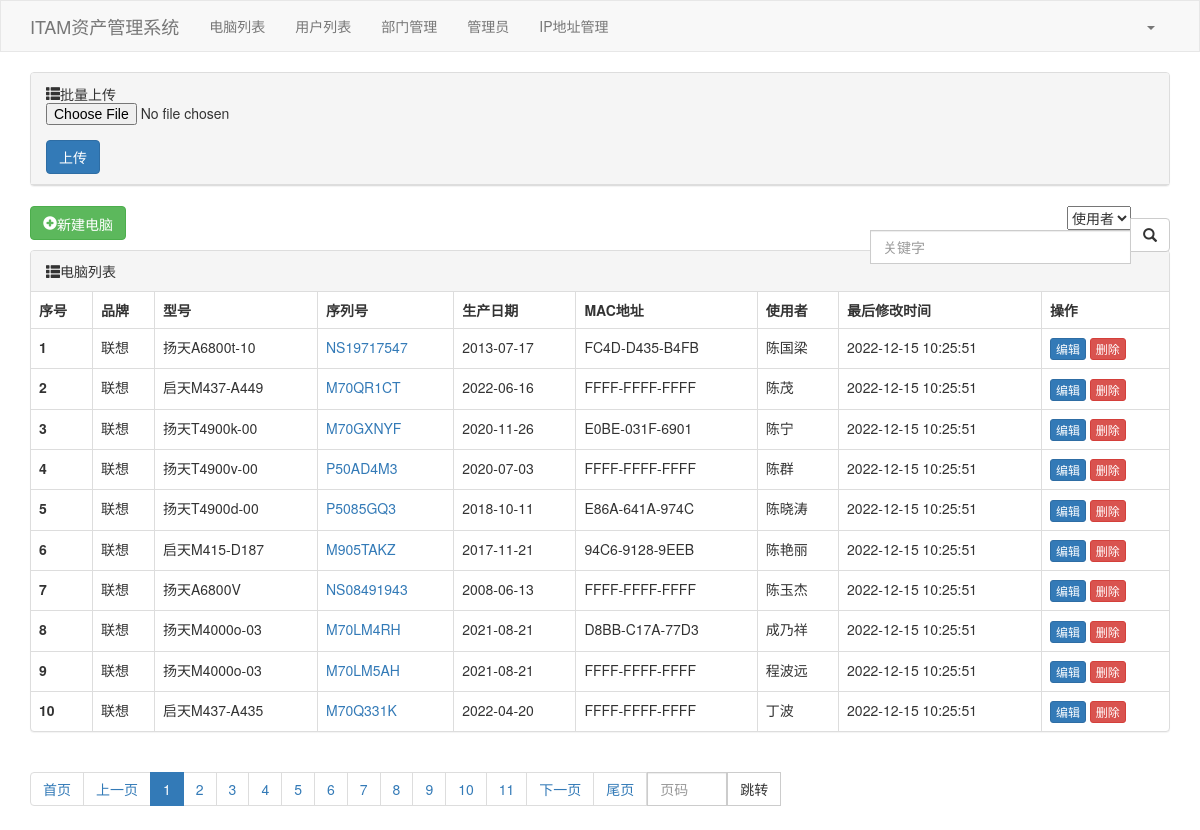
Screenshot of /computer/list/ (signed in) with the database file from the repository.
### app1/models.py (models this page shows, shortened)
class Computer(models.Model):
    brand_choices = (
        (0, '联想'),
        (1, '惠普'),
    )
    brand = models.SmallIntegerField(verbose_name='品牌', choices=brand_choices, default=0)
    computer_type = models.CharField(max_length=16, verbose_name='型号', null=True)
    serial_number = models.CharField(max_length=32, verbose_name='序列号', unique=True)
    owner = models.ForeignKey(to=User, on_delete=models.SET_NULL, null=True,
                              verbose_name='拥有者',
                              related_name='owners')
    production_date = models.DateField(verbose_name='生产日期', default=timezone.now)
    mac_addr = models.CharField(max_length=14, default=None, verbose_name='MAC地址')
    mod_time = models.DateTimeField(verbose_name='最后修改时间', auto_now=True)
    img = models.FileField(verbose_name='图片', upload_to='computer/', null=True)

class User(models.Model):
    STATUS = (
        (None, '请选择'),
        (0, '正常'),
        (1, '失效'),
    )
    username = models.CharField(verbose_name='用户名称', max_length=16, unique=True)
    depart = models.ForeignKey(verbose_name='所在部门', to=Department, on_delete=models.SET_NULL, null=True)
    status = models.SmallIntegerField(verbose_name='状态', choices=STATUS, default=None, null=True)
    createdate = models.DateTimeField(verbose_name='创建日期', auto_now_add=True)
    class Meta:
        verbose_name = '人员基本信息'

### app1/views/computer.py (the view)
# urls.py: path('computer/list/', computer.computer_list),
def computer_list(request):
    data_dict = {}
    search_data = request.GET.get('q', "")
    search_type = request.GET.get('search_type', '')
    if search_data:
        if search_type == 'seri':
            data_dict['serial_number__contains'] = search_data
            queryset = models.Computer.objects.filter(**data_dict)
        elif search_type == 'owner':
            owner_obj = models.User.objects.filter(username__contains=search_data)
            if owner_obj is not None:
                queryset = models.Computer.objects.none()
                for item in owner_obj:
                    queryset = queryset | item.owners.all()
            else:  # 没有搜到使用者
                queryset = models.Computer.objects.none()
    else:
        queryset = models.Computer.objects.filter()
    obj = Pagination(request, queryset, page_size=10)
    context = {
        "queryset": obj.page_queryset,
        'page_string': obj.html()
    }
    return render(request, 'computer_list.html', context)

### app1/templates/computer_list.html (shortened to what this page needs)
{% extends "layout.html" %}
{% block content %}
    <div class="container">
        <div class="panel panel-default">
            <div class="panel-heading">
                <span class="glyphicon glyphicon-th-list" aria-hidden="true">批量上传</span>
                <form method="post" enctype="multipart/form-data" action="/computer/multi/">
                    <div class="form-group">
                        <input type="file" name="excel">
                    </div>
                    <button type="submit" value="上传" class="btn btn-primary">上传</button>
                </form>
            </div>
        </div>
        <div style="margin-bottom: 10px">
            <a class="btn btn-success" href="/computer/add/">
                <span class="glyphicon glyphicon-plus-sign " aria-hidden="true">新建电脑</span>
            </a>
            <div style="float:right;width: 300px">
                <form method="get">
                    <div class="input-group">
                        <div style="float: right">
                            <select name="search_type" id="">
                                <option value="owner">使用者</option>
                            </select>
                        </div>
                        <input type="text" name='q' class="form-control" placeholder="关键字" value="{{ search_data }}">
                        <span class="input-group-btn">
                        <button class="btn btn-default" type="submit">
                            <span class="glyphicon glyphicon-search " aria-hidden="true"> </span>
                        </button>
                        </span>
                    </div>
                </form>
            </div>
        </div>
        <div class="bs-example" data-example-id="panel-without-body-with-table">
            <div class="panel panel-default">
                <div class="panel-heading">
                    <span class="glyphicon glyphicon-th-list" aria-hidden="true"></span>电脑列表
                </div>
                <table class="table table-bordered">
                    <thead>
                    <tr>
                        <th>序号</th>
                        <th>品牌</th>
                        <th>型号</th>
                        <th>序列号</th>
                        <th>生产日期</th>
                        <th>MAC地址</th>
                        <th>使用者</th>
                        <th>最后修改时间</th>
                        <th>操作</th>
                    </tr>
                    </thead>
                    <tbody>
                    {% for item in queryset %}
                        <tr>
                        <th scope="row" title="{{ item.id }}">{{ forloop.counter }}</th>
                        <td>{{ item.get_brand_display }}</td>
                        <td>{{ item.computer_type }}</td>
                        <td><a href="/media/{{ item.img|default:'computer/none.jpg' }}">{{ item.serial_number|upper}}</a></td>
                        <td>{{ item.production_date|date:'Y-m-d' }}</td>
                        <td>{{ item.mac_addr|upper }}</td>
                        <td>{{ item.owner.username }}</td>
                        <td>{{ item.mod_time|date:'Y-m-d G:i:s' }}</td>
                        <td>
                            <a class="btn btn-primary btn-xs" href="/computer/{{ item.id }}/edit/">编辑</a>
                            <a class="btn btn-danger btn-xs" href="/computer/{{ item.id }}/delete/">删除</a>
                        </td>
                    {% endfor %}
                    </tbody>
                </table>
            </div>
            <div class="clearfix">
                <ul class="pagination">
                    {{ page_string }}
                </ul>
            </div>
        </div>
    </div>
{% endblock %}

### rows the page displays
Computer: brand "联想", computer_type "扬天A6800t-10", serial_number "NS19717547", production_date "2013-07-17", mac_addr "FC4D-D435-B4FB", owner.username "陈国梁", mod_time "2022-12-15 10:25:51"
Computer: brand "联想", computer_type "启天M437-A449", serial_number "M70QR1CT", production_date "2022-06-16", mac_addr "FFFF-FFFF-FFFF", owner.username "陈茂", mod_time "2022-12-15 10:25:51"
Computer: brand "联想", computer_type "扬天T4900k-00", serial_number "M70GXNYF", production_date "2020-11-26", mac_addr "E0BE-031F-6901", owner.username "陈宁", mod_time "2022-12-15 10:25:51"
Computer: brand "联想", computer_type "扬天T4900v-00", serial_number "P50AD4M3", production_date "2020-07-03", mac_addr "FFFF-FFFF-FFFF", owner.username "陈群", mod_time "2022-12-15 10:25:51"
Computer: brand "联想", computer_type "扬天T4900d-00", serial_number "P5085GQ3", production_date "2018-10-11", mac_addr "E86A-641A-974C", owner.username "陈晓涛", mod_time "2022-12-15 10:25:51"
Computer: brand "联想", computer_type "启天M415-D187", serial_number "M905TAKZ", production_date "2017-11-21", mac_addr "94C6-9128-9EEB", owner.username "陈艳丽", mod_time "2022-12-15 10:25:51"
Computer: brand "联想", computer_type "扬天A6800V", serial_number "NS08491943", production_date "2008-06-13", mac_addr "FFFF-FFFF-FFFF", owner.username "陈玉杰", mod_time "2022-12-15 10:25:51"
Computer: brand "联想", computer_type "扬天M4000o-03", serial_number "M70LM4RH", production_date "2021-08-21", mac_addr "D8BB-C17A-77D3", owner.username "成乃祥", mod_time "2022-12-15 10:25:51"
Computer: brand "联想", computer_type "扬天M4000o-03", serial_number "M70LM5AH", production_date "2021-08-21", mac_addr "FFFF-FFFF-FFFF", owner.username "程波远", mod_time "2022-12-15 10:25:51"
Computer: brand "联想", computer_type "启天M437-A435", serial_number "M70Q331K", production_date "2022-04-20", mac_addr "FFFF-FFFF-FFFF", owner.username "丁波", mod_time "2022-12-15 10:25:51"
